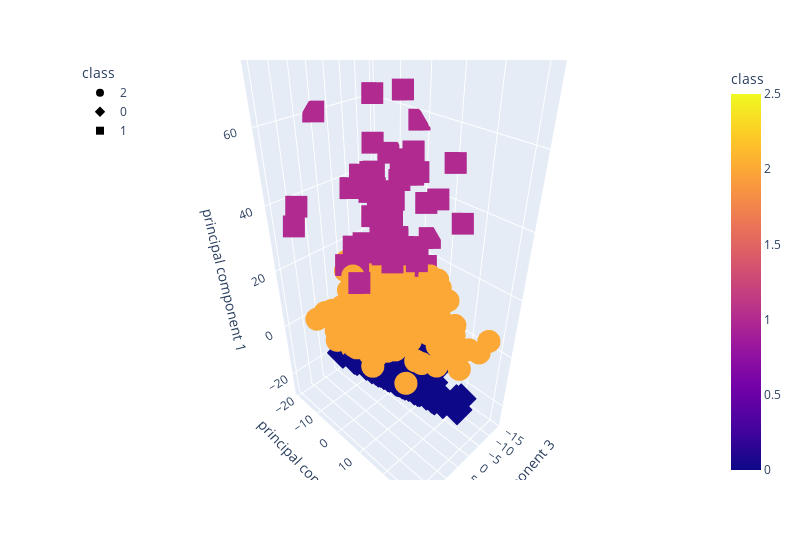

Notebook source saved alongside this figure:
### Code cell
import plotly.express as px
fig = px.scatter_3d(
    df_myopia_pca,
    x="principal component 3",
    y="principal component 2",
    z="principal component 1",
    color="class",
    symbol="class",
    width=800,
)
fig.update_layout(legend=dict(x=0, y=1))
fig.show()

### Figure 1 — Plotly figure (JSON) as saved in the notebook; plotly's stock layout.template omitted (floating-point values rounded to 4 significant figures; data arrays with more than 128 entries replaced by an {"elided": "..."} marker saying what was removed)
{"data": [{"hovertemplate": "class=%{marker.color}<br>principal component 3=%{x}<br>principal component 2=%{y}<br>principal component 1=%{z}<extra></extra>", "legendgroup": "2", "marker": {"color": {"elided": "234 int values"}, "coloraxis": "coloraxis", "symbol": "circle"}, "mode": "markers", "name": "2", "scene": "scene", "showlegend": true, "type": "scatter3d", "x": {"elided": "234 float values"}, "y": {"elided": "234 float values"}, "z": {"elided": "234 float values"}}, {"hovertemplate": "class=%{marker.color}<br>principal component 3=%{x}<br>principal component 2=%{y}<br>principal component 1=%{z}<extra></extra>", "legendgroup": "0", "marker": {"color": {"elided": "329 int values"}, "coloraxis": "coloraxis", "symbol": "diamond"}, "mode": "markers", "name": "0", "scene": "scene", "showlegend": true, "type": "scatter3d", "x": {"elided": "329 float values"}, "y": {"elided": "329 float values"}, "z": {"elided": "329 float values"}}, {"hovertemplate": "class=%{marker.color}<br>principal component 3=%{x}<br>principal component 2=%{y}<br>principal component 1=%{z}<extra></extra>", "legendgroup": "1", "marker": {"color": [1, 1, 1, 1, 1, 1, 1, 1, 1, 1, 1, 1, 1, 1, 1, 1, 1, 1, 1, 1, 1, 1, 1, 1, 1, 1, 1, 1, 1, 1, 1, 1, 1, 1, 1, 1, 1, 1, 1, 1, 1, 1, 1, 1, 1, 1, 1, 1, 1, 1, 1, 1, 1, 1, 1], "coloraxis": "coloraxis", "symbol": "square"}, "mode": "markers", "name": "1", "scene": "scene", "showlegend": true, "type": "scatter3d", "x": [-7.68, 5.191, 0.4973, 5.384, 4.591, -9.887, -4.803, -1.05, -4.324, 5.003, 0.6732, -6.051, -7.902, 2.754, -4.127, -8.269, -5.239, 0.7313, 7.398, 2.08, -13.13, 8.583, 5.959, 1.435, -10.22, -1.267, -8.44, -4.129, -3.074, -9.78, -5.113, -6.295, 1.901, 1.357, 16.53, -3.182, -2.593, 12.95, -13.96, -12.09, 18.59, -4.424, -5.142, -0.733, 1.355, 2.46, 2.881, -10.72, -4.371, 3.227, 10.66, -4.652, -12.14, 1.401, 2.952], "y": [-12.69, -3.519, 6.546, -19.8, 14.78, 8.317, -9.518, -5.387, 9.944, 4.271, -3.711, 5.004, 17.94, -9.357, -10.86, 1.03, -11.52, 8.912, -4.805, -2.878, 3.391, -6.945, -5.064, -0.1918, 12.66, 2.446, -8.518, -10.03, -6.551, -4.227, 3.418, 4.573, 10.46, 5.67, -15.13, 1.645, -7.49, 3.334, -2.484, 2.506, -14.13, -14.83, 6.076, -14.63, 5.667, 0.1478, -3.656, -6.755, -2.586, 5.243, 0.5464, -2.206, -11.74, -11.33, -5.978], "z": [63.59, 26.96, 28.85, 60.41, 32.7, 41.3, 40.0, 25.92, 24.62, 46.18, 48.35, 25.11, 39.07, 23.08, 38.66, 52.29, 43.84, 30.46, 29.23, 25.94, 26.45, 22.94, 23.71, 26.17, 52.24, 31.54, 38.17, 31.56, 37.16, 65.71, 26.87, 48.63, 52.48, 49.42, 40.37, 51.95, 53.73, 24.67, 57.92, 37.34, 36.01, 42.28, 28.34, 39.64, 49.42, 33.35, 26.71, 22.73, 33.6, 27.08, 32.48, 39.26, 47.14, 75.98, 27.75]}], "layout": {"coloraxis": {"colorbar": {"title": {"text": "class"}}, "colorscale": [[0, "#0d0887"], [0.1111, "#46039f"], [0.2222, "#7201a8"], [0.3333, "#9c179e"], [0.4444, "#bd3786"], [0.5556, "#d8576b"], [0.6667, "#ed7953"], [0.7778, "#fb9f3a"], [0.8889, "#fdca26"], [1, "#f0f921"]]}, "legend": {"title": {"text": "class"}, "tracegroupgap": 0, "x": 0, "y": 1}, "margin": {"t": 60}, "scene": {"domain": {"x": [0, 1], "y": [0, 1]}, "xaxis": {"title": {"text": "principal component 3"}}, "yaxis": {"title": {"text": "principal component 2"}}, "zaxis": {"title": {"text": "principal component 1"}}}, "width": 800}}
